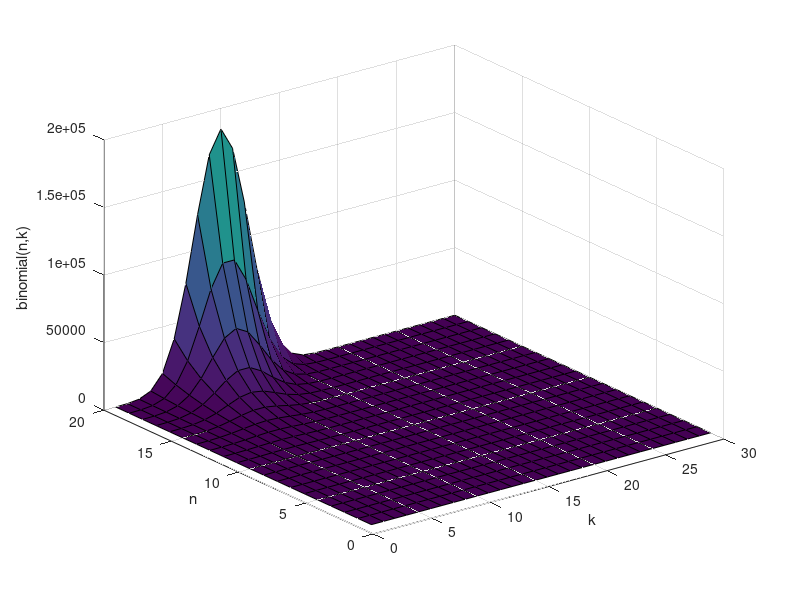

Reproduce this figure in MATLAB.
binomials = zeros(20, 30);
for n = 0:19
    for k = 0:29
        if (k > n)
            binomials(n+1, k+1) = 0;
        else
            binomials(n+1, k+1) = nchoosek(n+1, k+1);
        end
    end
end

surf(binomials);
xlabel('k');
ylabel('n');
zlabel('binomial(n,k)');
